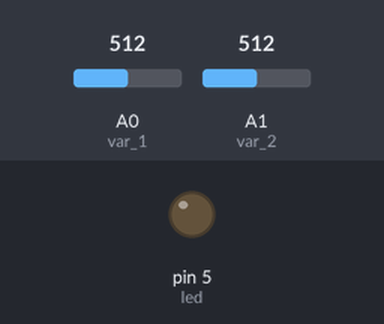
Bench run of a sketch on a simulated Arduino Uno, built with avr-gcc and run on an emulated ATmega328P. On the bench: output pins drawn as LEDs (lit = HIGH). The inputs (shaded band) are chosen by the test bench; at power-on: A0 (var_1) = 512, A1 (var_2) = 512.

Above: at 1.2 s.
1.3 s: A0 (var_1) set to 716
At 2.5 s:
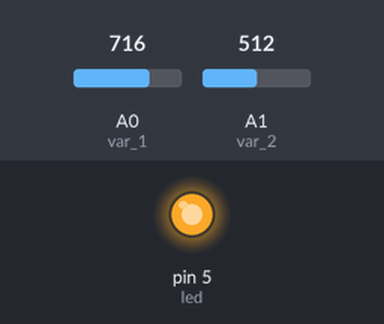
2.8 s: A1 (var_2) set to 487
At 3.9 s:
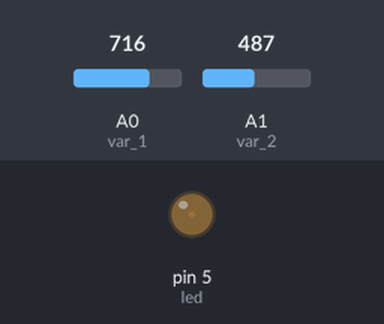
4.3 s: A1 (var_2) set to 511
At 5.0 s:
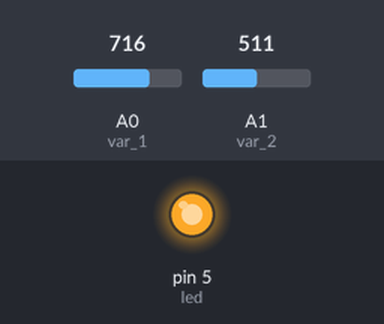
5.8 s: A1 (var_2) set to 306
At 6.2 s:
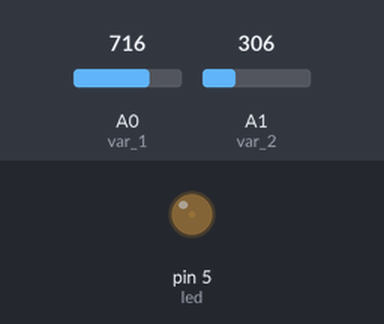
Timing chart, 0 to 8.3 s (numbered marks = the images above; inputs shaded):
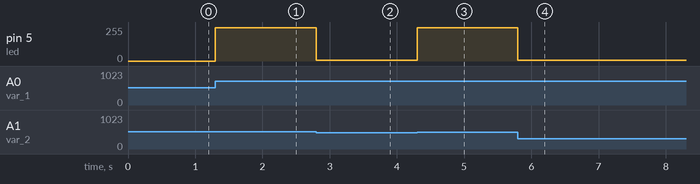

Measured:
- the behaviour switches between 504 and 503 on A1 (var_2) (found by bisection; images 1 and 2)
- after the input at 1.3 s, pin 5 (led): 0/255 → 250/255 at once
- after the input at 2.8 s, pin 5 (led): 250/255 → 5/255 at once
- after the input at 4.3 s, pin 5 (led): 5/255 → 250/255 at once
- after the input at 5.8 s, pin 5 (led): 250/255 → 5/255 at once

The sketch:

main.ino
```cpp
#define var_1 A0
#define var_2 A1
#define led 5
float x ,y ;
void setup() {

pinMode(var_1,INPUT);
pinMode(var_2,INPUT);

pinMode(led,OUTPUT);


}

void loop() {

x = analogRead(var_2) * analogRead(var_1);

y = map(x,0,1046529,0,255);

analogWrite(led,y);

}
```
